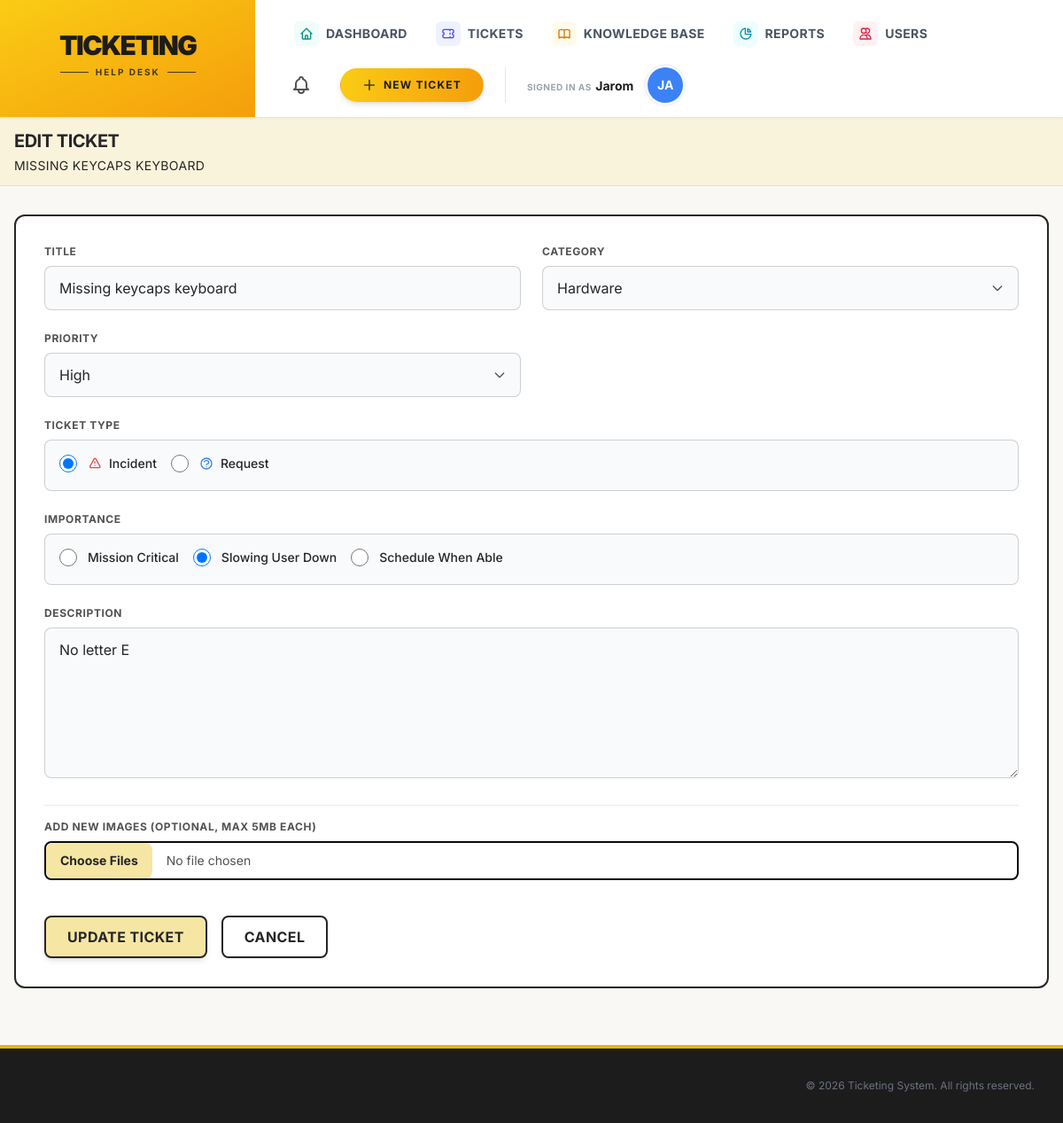
Page /edit_ticket.php?id=3 (signed in) on the committed database.
### tables this page shows
CREATE TABLE `tickets` (
  `id` int(11) UNSIGNED NOT NULL,
  `user_id` int(11) UNSIGNED NOT NULL,
  `subject` varchar(255) NOT NULL,
  `description` text NOT NULL,
  `category` varchar(50) NOT NULL DEFAULT 'Other',
  `ticket_type` enum('Incident','Request') NOT NULL DEFAULT 'Incident',
  `status` varchar(50) NOT NULL DEFAULT 'Open',
  `priority` varchar(50) NOT NULL DEFAULT 'normal',
  `technician_response` text DEFAULT NULL,
  `hours_worked` decimal(10,2) DEFAULT NULL,
  `importance` varchar(50) DEFAULT NULL,
  `resolution_status` varchar(50) DEFAULT NULL,
  `additional_comments` text DEFAULT NULL,
  `created_at` datetime DEFAULT current_timestamp()
);

### edit_ticket.php (the view, shortened to what this page needs)
<?php
require_once 'db.php';
$user = require_login();
$ticket_id = isset($_GET['id']) ? (int) $_GET['id'] : 0;
$ticket = null;
if ($ticket_id > 0) {
    if ($user['role'] === 'admin' || $user['role'] === 'technician') {
        $stmt = $conn->prepare('SELECT * FROM tickets WHERE id = ?');
        $stmt->bind_param('i', $ticket_id);
    } else {
        $stmt = $conn->prepare('SELECT * FROM tickets WHERE id = ? AND user_id = ?');
        $stmt->bind_param('ii', $ticket_id, $user['id']);
    }
    $stmt->execute();
    $ticket = $stmt->get_result()->fetch_assoc();
}
require_once 'includes/header.php';
?>
<section aria-labelledby="edit-ticket-heading">
    <div class="bg-white border-2 border-[#262626] rounded-xl p-8 mb-8 shadow-sm">
        <form method="post" enctype="multipart/form-data" novalidate class="space-y-6">
            <div class="grid grid-cols-1 md:grid-cols-2 gap-6">
                <div>
                    <label for="title"
                        class="block text-xs font-bold text-[#525252] uppercase tracking-wider mb-2">Title</label>
                    <input id="title" name="title" type="text" required
                        value="<?= htmlspecialchars($_POST['title'] ?? $ticket['subject']) ?>"
                        class="w-full px-4 py-3 border border-[#262626]/20 rounded-lg bg-gray-50 text-[#262626] focus:outline-none focus:bg-white focus:ring-2 focus:ring-[#f5e6a3] focus:border-transparent transition-all duration-200">
                </div>
                <div>
                    <label for="category"
                        class="block text-xs font-bold text-[#525252] uppercase tracking-wider mb-2">Category</label>
                    <div class="relative">
                        <select id="category" name="category" required
                            class="w-full px-4 py-3 border border-[#262626]/20 rounded-lg bg-gray-50 text-[#262626] focus:outline-none focus:bg-white focus:ring-2 focus:ring-[#f5e6a3] focus:border-transparent transition-all duration-200 appearance-none">
                            <?php $c = $_POST['category'] ?? $ticket['category']; ?>
                            <option value="Hardware" <?= $c === 'Hardware' ? 'selected' : '' ?>>Hardware</option>
                        </select>
                        <div
                            class="absolute inset-y-0 right-0 flex items-center px-4 pointer-events-none text-[#525252]">
                        </div>
                    </div>
                </div>
                <div>
                    <label for="priority"
                        class="block text-xs font-bold text-[#525252] uppercase tracking-wider mb-2">Priority</label>
                    <div class="relative">
                        <select id="priority" name="priority" required
                            class="w-full px-4 py-3 border border-[#262626]/20 rounded-lg bg-gray-50 text-[#262626] focus:outline-none focus:bg-white focus:ring-2 focus:ring-[#f5e6a3] focus:border-transparent transition-all duration-200 appearance-none">
                            <?php $p = $_POST['priority'] ?? $ticket['priority']; ?>
                            <option value="high" <?= $p === 'high' ? 'selected' : '' ?>>High</option>
                        </select>
                        <div
                            class="absolute inset-y-0 right-0 flex items-center px-4 pointer-events-none text-[#525252]">
                        </div>
                    </div>
                </div>
            </div>
            <div>
                <span class="block text-xs font-bold text-[#525252] uppercase tracking-wider mb-2">Ticket Type</span>
                <div class="flex flex-wrap gap-4 p-4 border border-[#262626]/20 rounded-lg bg-gray-50">
                    <?php $curr_type = $_POST['ticket_type'] ?? $ticket['ticket_type'] ?? 'Incident'; ?>
                    <?php foreach (['Incident', 'Request'] as $type_opt): ?>
                        <label class="flex items-center gap-3 cursor-pointer group">
                            <div class="relative flex items-center">
                                <input type="radio" name="ticket_type" value="<?= $type_opt ?>" <?= $type_opt === $curr_type ? 'checked' : '' ?>
                                    class="peer w-5 h-5 text-[#eab308] focus:ring-[#f5e6a3] border-gray-300 checked:bg-[#eab308] checked:border-[#eab308] transition-all">
                            </div>
                            <div class="flex items-center gap-2">
                                <span
                                    class="text-sm font-medium text-[#262626] group-hover:text-[#eab308] transition-colors"><?= $type_opt ?></span>
                            </div>
                        </label>
                    <?php endforeach; ?>
                </div>
            </div>
            <div>
                <span class="block text-xs font-bold text-[#525252] uppercase tracking-wider mb-2">Importance</span>
                <div class="flex flex-wrap gap-4 p-4 border border-[#262626]/20 rounded-lg bg-gray-50">
                    <?php
                    $curr_imp = $_POST['importance'] ?? $ticket['importance'] ?? '';
                    ?>
                    <?php foreach (['Mission Critical', 'Slowing User Down', 'Schedule When Able'] as $opt): ?>
                        <label class="flex items-center gap-3 cursor-pointer group">
                            <div class="relative flex items-center">
                                <input type="radio" name="importance" value="<?= $opt ?>" <?= $opt === $curr_imp ? 'checked' : '' ?>
                                    class="peer w-5 h-5 text-[#eab308] focus:ring-[#f5e6a3] border-gray-300 checked:bg-[#eab308] checked:border-[#eab308] transition-all">
                            </div>
                            <span
                                class="text-sm font-medium text-[#262626] group-hover:text-[#eab308] transition-colors"><?= $opt ?></span>
                        </label>
                    <?php endforeach; ?>
                </div>
            </div>
            <div>
                <label for="description"
                    class="block text-xs font-bold text-[#525252] uppercase tracking-wider mb-2">Description</label>
                <textarea id="description" name="description" required rows="6"
                    class="w-full px-4 py-3 border border-[#262626]/20 rounded-lg bg-gray-50 text-[#262626] focus:outline-none focus:bg-white focus:ring-2 focus:ring-[#f5e6a3] focus:border-transparent transition-all duration-200"><?= htmlspecialchars($_POST['description'] ?? $ticket['description']) ?></textarea>
            </div>
            <div class="pt-4 border-t border-[#262626]/10">
                <label for="attachments"
                    class="block text-xs font-bold text-[#525252] uppercase tracking-wider mb-2">Add New
                    Images (optional, max 5MB each)</label>
                <input id="attachments" name="attachments[]" type="file"
                    accept="image/jpeg,image/png,image/gif,image/webp" multiple
                    class="block w-full text-sm text-[#525252] file:mr-4 file:py-2.5 file:px-4 file:rounded-lg file:border-0 file:text-sm file:font-bold file:bg-[#f5e6a3] file:text-[#262626] hover:file:bg-[#eab308] transition-colors cursor-pointer">
            </div>
            <div class="flex gap-4 pt-4">
                <button type="submit"
                    class="px-6 py-2.5 rounded-lg border-2 border-[#262626] bg-[#f5e6a3] text-[#262626] font-bold uppercase tracking-wide hover:bg-[#262626] hover:text-[#f5e6a3] shadow-md hover:-translate-y-0.5 transition-all duration-200">Update
                    Ticket</button>
                <a href="tickets.php?id=<?= $ticket['id'] ?>"
                    class="px-6 py-2.5 rounded-lg border-2 border-[#262626] bg-white text-[#262626] font-bold uppercase tracking-wide hover:bg-[#262626] hover:text-[#f5e6a3] shadow-sm hover:-translate-y-0.5 transition-all duration-200">Cancel</a>
            </div>
        </form>
    </div>
</section>
<?php require_once 'includes/footer.php'; ?>

### style.css (style rules this page uses)
:root { --yellow: #fef08a; --black: #0a0a0a; --white: #ffffff; --radius: 10px; --shadow: 0 4px 6px -1px rgba(0, 0, 0, 0.1), 0 2px 4px -2px rgba(0, 0, 0, 0.06); }
* { box-sizing: border-box; }
html, body { height: 100%; }
body { margin: 0; font-family: 'Inter', system-ui, -apple-system, 'Segoe UI', Roboto, sans-serif; font-size: 16px; line-height: 1.5; color: var(--black); background: var(--yellow); padding: 0; }
label { display: block; margin-bottom: 0.25rem; color: var(--black); font-size: 0.9rem; font-weight: 500; }
input, textarea, select, button { font: inherit; }
input, textarea, select { width: 100%; padding: 0.6rem 0.75rem; border: 2px solid var(--black); background: var(--white); color: var(--black); border-radius: 8px; margin: 0.25rem 0 0.75rem 0; transition: box-shadow 0.15s; }
textarea { min-height: 120px; resize: vertical; }

### rows in the picture
tickets: title "Missing keycaps keyboard", category "Hardware", priority "High", ticket_type "☑ Incident", ticket_type "☐ Request", importance "☐ Mission Critical", importance "☑ Slowing User Down", importance "☐ Schedule When Able", description "No letter E"

### other values in the picture
$username "Jarom"
$initials "JA"
$page_heading "EDIT TICKET"
$page_subtitle "MISSING KEYCAPS KEYBOARD"
$type_opt "Incident"
$type_opt "Request"
$opt "Mission Critical"
$opt "Slowing User Down"
$opt "Schedule When Able"
